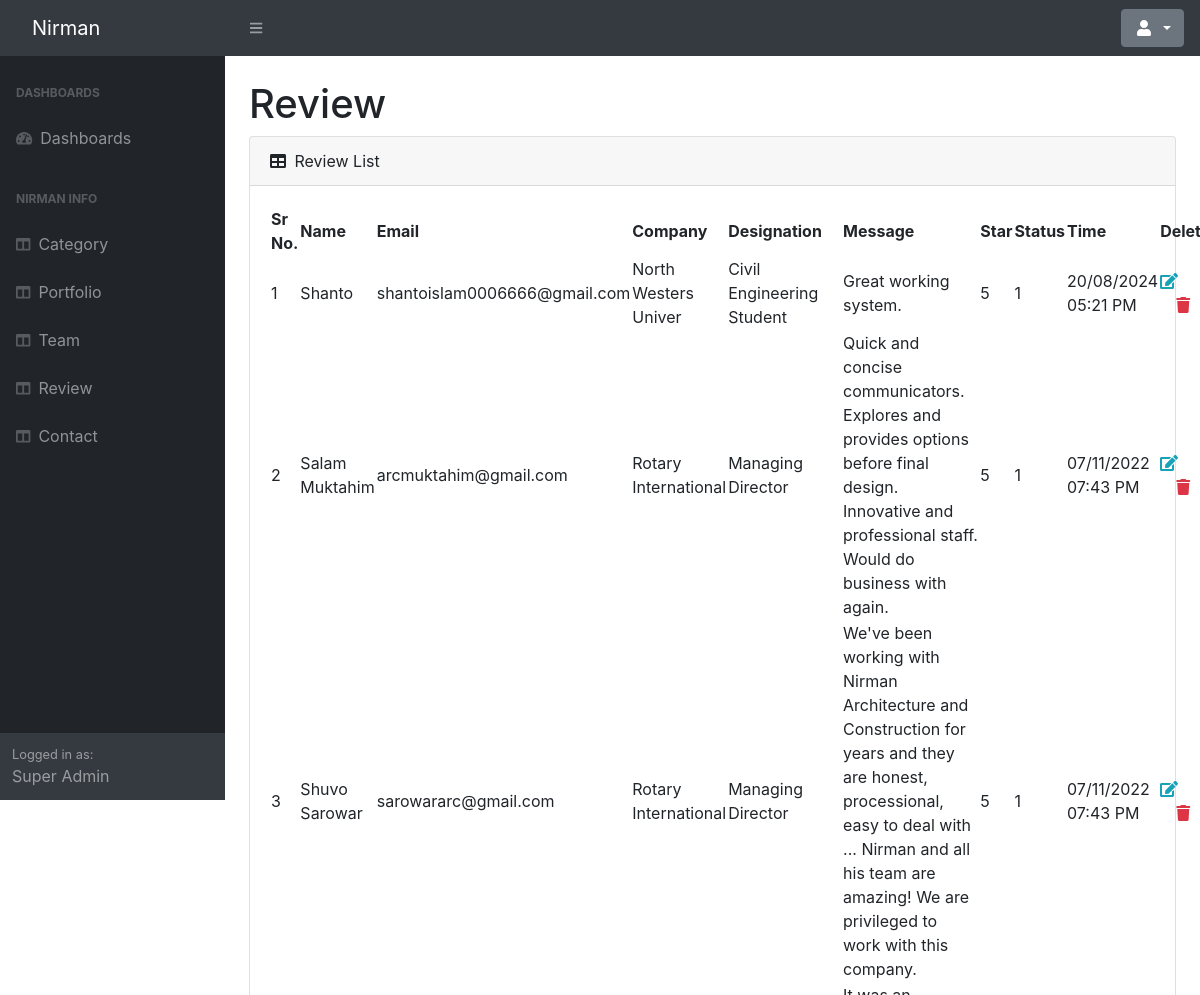
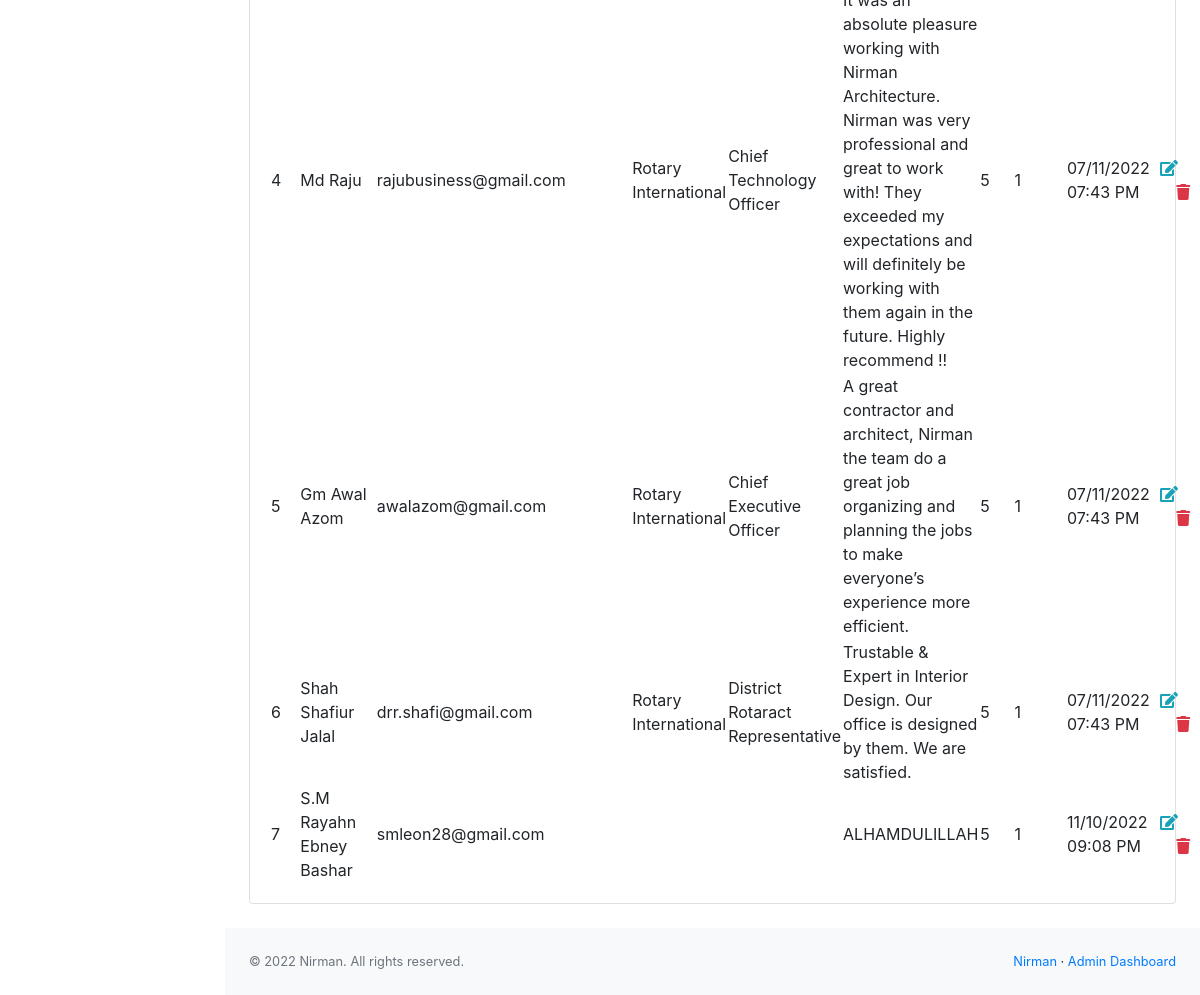
Page /admin/review.php (signed in) on the committed database (2 pictures, top to bottom).
### tables this page shows
CREATE TABLE `review` (
  `id` int NOT NULL,
  `name` varchar(100) NOT NULL,
  `email` varchar(100) NOT NULL,
  `company` varchar(20) NOT NULL,
  `designation` varchar(255) NOT NULL,
  `message` varchar(1000) NOT NULL,
  `star` int NOT NULL,
  `status` int NOT NULL DEFAULT '0',
  `inserted_at` timestamp NOT NULL DEFAULT CURRENT_TIMESTAMP ON UPDATE CURRENT_TIMESTAMP
);

### include/dbController.php (called while the page is built, shortened)
<?php
class DBController {
    private $host = "localhost";
    private $user = "root";
    private $password = "";
    private $database = "nirman";
    private $conn;
    function __construct() {
        $this->conn = $this->connectDB();
    }
    function connectDB() {
        $conn = mysqli_connect($this->host,$this->user,$this->password,$this->database);
        return $conn;
    }
    function runQuery($query) {
        $result = mysqli_query($this->conn,$query);
        while($row=mysqli_fetch_assoc($result)) {
            $resultset[] = $row;
        }
        if(!empty($resultset))
            return $resultset;
    }
    function numRows($query) {
        $result  = mysqli_query($this->conn,$query);
        $rowcount = mysqli_num_rows($result);
        return $rowcount;
    }
}

### admin/review.php (the view, shortened to what this page needs)
<?php
include('../include/dbController.php');
$db_handle = new DBController();
?>
<!DOCTYPE html>
<html lang="en">
<head>
    <?php include('include/csslist.php') ?>
    <link rel="stylesheet" href="https://cdnjs.cloudflare.com/ajax/libs/font-awesome/6.1.1/css/all.min.css"
/>
    <link rel="stylesheet" href="https://stackpath.bootstrapcdn.com/bootstrap/4.3.1/css/bootstrap.min.css">
</head>
<body class="sb-nav-fixed">
<?php include('include/topbar.php') ?>
<div id="layoutSidenav">
    <div id="layoutSidenav_nav">
        <?php include('include/sidebar.php') ?>
    </div>
    <div id="layoutSidenav_content">
        <main>
            <div class="container-fluid px-4">
                <h1 class="mt-4">Review</h1>
                <div class="row">
                    <div class="col-lg-12">
                        <div class="card mb-4">
                            <div class="card-header">
                                <i class="fas fa-table me-1"></i>
                                Review List
                            </div>
                            <div class="card-body">
                                <table id="datatablesSimple">
                                    <thead>
                                    <tr>
                                        <th>Sr No.</th>
                                        <th>Name</th>
                                        <th>Email</th>
                                        <th>Company</th>
                                        <th>Designation</th>
                                        <th>Message</th>
                                        <th>Star</th>
                                        <th>Status</th>
                                        <th>Time</th>
                                        <th>Delete</th>
                                    </tr>
                                    </thead>
                                    <tbody>
                                    <?php
                                    $data = $db_handle->runQuery("SELECT * FROM review order by id desc");
                                    $row_count = $db_handle->numRows("SELECT * FROM review order by id desc");
                                    for ($i = 0; $i < $row_count; $i++) {
                                        ?>
                                        <tr>
                                            <td><?php echo $i + 1; ?></td>
                                            <td><?php echo $data[$i]["name"]; ?></td>
                                            <td><?php echo $data[$i]["email"]; ?></td>
                                            <td><?php echo $data[$i]["company"]; ?></td>
                                            <td><?php echo $data[$i]["designation"]; ?></td>
                                            <td><?php echo $data[$i]["message"]; ?></td>
                                            <td><?php echo $data[$i]["star"]; ?></td>
                                            <td><?php echo $data[$i]["status"]; ?></td>
                                            <td>
                                                <?php
                                                $datetime = new DateTime($data[$i]["inserted_at"]);
                                                $la_time = new DateTimeZone('Asia/Dhaka');
                                                $datetime->setTimezone($la_time);
                                                echo $datetime->format('d/m/Y h:i A'); ?>
                                            </td>
                                            <td>
                                                <a class="primary"
                                                   href="review.php?edit=<?php echo $data[$i]['id']; ?>"
                                                   data-original-title="" title="" style="text-decoration: none">
                                                    <i class="fas fa-edit text-info"></i>
                                                </a>
                                                <a href="?del=<?php echo $data[$i]["id"]; ?>"
                                                   style="text-decoration: none"><i
                                                            class="fa-solid fa-trash ml-3 text-danger"></i></a>
                                            </td>
                                        </tr>
                                    <?php } ?>
                                    </tbody>
                                </table>
                            </div>
                        </div>
                    </div>
                </div>
            </div>
        </main>
        <?php include('include/footer.php') ?>
    </div>
</div>
</body>
</html>

### rows in the picture
review: name "Shanto", email "shantoislam0006666@gmail.com", company "North Westers Univer", designation "Civil Engineering Student", message "Great working system.", star "5", status "1", inserted_at "20/08/2024 05:21 PM"
review: name "Salam Muktahim", email "arcmuktahim@gmail.com", company "Rotary International", designation "Managing Director", message "Quick and concise communicators. Explores and provides options before final design. Innovative and professional staff. Would do business with again.", star "5", status "1", inserted_at "07/11/2022 07:43 PM"
review: name "Shuvo Sarowar", email "sarowararc@gmail.com", company "Rotary International", designation "Managing Director", message "We've been working with Nirman Architecture and Construction for years and they are honest, processional, easy to deal with ... Nirman and all his team are amazing! We are privileged to work with this company.", star "5", status "1", inserted_at "07/11/2022 07:43 PM"
review: name "Md Raju", email "rajubusiness@gmail.com", company "Rotary International", designation "Chief Technology Officer", message "It was an absolute pleasure working with Nirman Architecture. Nirman was very professional and great to work with! They exceeded my expectations and will definitely be working with them again in the future. Highly recommend !!", star "5", status "1", inserted_at "07/11/2022 07:43 PM"
review: name "Gm Awal Azom", email "awalazom@gmail.com", company "Rotary International", designation "Chief Executive Officer", message "A great contractor and architect, Nirman the team do a great job organizing and planning the jobs to make everyone’s experience more efficient.", star "5", status "1", inserted_at "07/11/2022 07:43 PM"
review: name "Shah Shafiur Jalal", email "drr.shafi@gmail.com", company "Rotary International", designation "District Rotaract Representative", message "Trustable & Expert in Interior Design. Our office is designed by them. We are satisfied.", star "5", status "1", inserted_at "07/11/2022 07:43 PM"
review: name "S.M Rayahn Ebney Bashar", email "smleon28@gmail.com", message "ALHAMDULILLAH", star "5", status "1", inserted_at "11/10/2022 09:08 PM"

### other values in the picture
$_SESSION['name'] "Super Admin"
